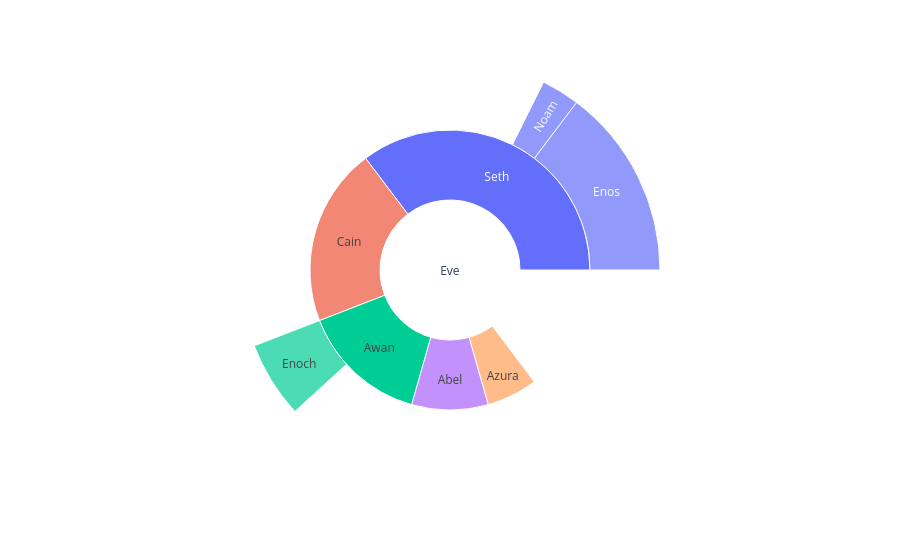

The code cell stored with this chart in its notebook:
### Markdown cell above
A Sunburst Plot is a circular chart used to visualize hierarchical (parent-child) data. The root node is placed at the center, and each level of the hierarchy is displayed as concentric rings moving outward. In Plotly Express, hierarchy is created using the names and parents parameters, while values can be used to control the size of each segment.

### Code cell
fig=dict(
    character=["Eve", "Cain", "Seth", "Enos", "Noam", "Abel", "Awan", "Enoch", "Azura"],
    parent=["", "Eve", "Eve", "Seth", "Seth", "Eve", "Eve", "Awan", "Eve"],
    values=[10, 14, 12, 10, 2, 6, 6, 4, 4]

)
var=px.sunburst(fig,names='character',parents='parent',values='values',)
var.show()

### Figure 1 — Plotly figure (JSON) as saved in the notebook; plotly's stock layout.template omitted (floating-point values rounded to 4 significant figures)
{"data": [{"domain": {"x": [0, 1], "y": [0, 1]}, "hovertemplate": "character=%{label}<br>value=%{value}<br>parent=%{parent}<extra></extra>", "labels": ["Eve", "Cain", "Seth", "Enos", "Noam", "Abel", "Awan", "Enoch", "Azura"], "name": "", "parents": ["", "Eve", "Eve", "Seth", "Seth", "Eve", "Eve", "Awan", "Eve"], "type": "sunburst", "values": [10, 14, 12, 10, 2, 6, 6, 4, 4]}], "layout": {"legend": {"tracegroupgap": 0}, "margin": {"t": 60}}}
